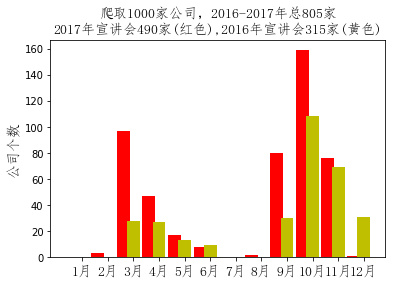

This chart was generated by the following Python code:
'''************爬取西南科大官网上的工作*************'''
import requests
import xlwt
import bs4
from bs4 import  BeautifulSoup
import re
from collections import Counter
import matplotlib.pyplot as plt
import numpy as np
def gethtml(url,headers):
    r=requests.get(url,headers=headers)
    return r
def bs4parser(html):
    soup=BeautifulSoup(html,'html.parser')
    return soup
if __name__=='__main__':
    work=[]
    page=50
    i=1
    while i<=page:
        url=r'http://job.swust.edu.cn/l_QYservice.aspx?pd=171&cpd=1&pn=&v=%c6%f3%d2%b5%b7%fe%ce%f1&page='+str(i)
        headers={'User-Agent': 'Mozilla/5.0 (Windows NT 10.0; Win64; x64) AppleWebKit/537.36 (KHTML, like Gecko) Chrome/46.0.2486.0 Safari/537.36 Edge/13.10586'}
        r=gethtml(url,headers=headers)
        r.encoding=r.apparent_encoding
        s1=bs4parser(r.text)
        for a in s1.find(class_='rcont').find_all('a'):#用属性值来过滤，避免有其他ul标签
            if isinstance(a,bs4.element.Tag):
                for span in a('span'):
                    work.append(span.string)
        i+=1
#        li=s1.find_all('ul')#当初的笨办法，用ul标签过滤的，结果不曾想到有好几个ul标签'''
#        for a in li[3].find_all('a'):
#            if isinstance(a,bs4.element.Tag):
#                for span in a('span'):
#                    work.append(span.string)
#        i+=1
''' 用excel 保存爬取的工作'''
book=xlwt.Workbook()
sheet = book.add_sheet('工作')
if len(work)%4 !=0:
    row= int((len(work)-(len(work)%4))/4)
else:
    row=int(len(work)/4)
sheet.write(0, 0,'招聘日期')
sheet.write(0, 1,'发布日期')
sheet.write(0, 2,'招聘公司')
sheet.write(0, 3,'招聘职位')
for i in range(1,row+1):
    sheet.write(i,0,work[(i-1)*4])
    sheet.write(i,1,work[(i-1)*4+1])
    sheet.write(i,2,work[(i-1)*4+2])
    sheet.write(i,3,work[(i-1)*4+3])
book.save(r'C:\Users\Y\Desktop\work.xls')
'''*********统计前1000家公司的招聘月份分布********'''
years=[]
months=[]
r1=r'\d{4}'
r2=r'-(\d{2})'
for i in range(len(work)):
    if i%4==0:
        years.append(re.findall(r1,work[i])[0])
        months.append(re.findall(r2,work[i])[0])
index1=[i for i in range(len(years)) if years[i]=='2016']
index2=[i for i in range(len(years)) if years[i]=='2015']
total_year=Counter(years)
if index1 !=[]:
    t17=Counter(months[:index1[0]])
    t16=Counter(months[index1[0]:index2[0]])
else:
    t17=Counter(months[:])
    t16=Counter([])
def monthCounter(n1):
    num=[]
    for i in range(1,13):
        if i<10:
            num.append(n1['0'+str(i)])
        else:
            num.append(n1[str(i)])
    return num
n17=monthCounter(t17)
n16=monthCounter(t16)
plt.bar(np.arange(12),n17,0.5,color='r')
plt.bar(np.arange(12)+0.4,n16,0.5,color='y')
plt.xticks(np.arange(12)+0.4,('1月','2月','3月','4月','5月','6月','7月','8月','9月','10月','11月','12月'),fontproperties='FangSong',fontsize=14)
plt.ylabel('公司个数',fontproperties='FangSong',fontsize=14)
plt.title('爬取1000家公司，2016-2017年总%s家\n2017年宣讲会%s家(红色),2016年宣讲会%s家(黄色)'%(total_year['2017']+total_year['2016'],total_year['2017'],total_year['2016']),fontproperties='FangSong',fontsize=14)      
plt.show()
    

